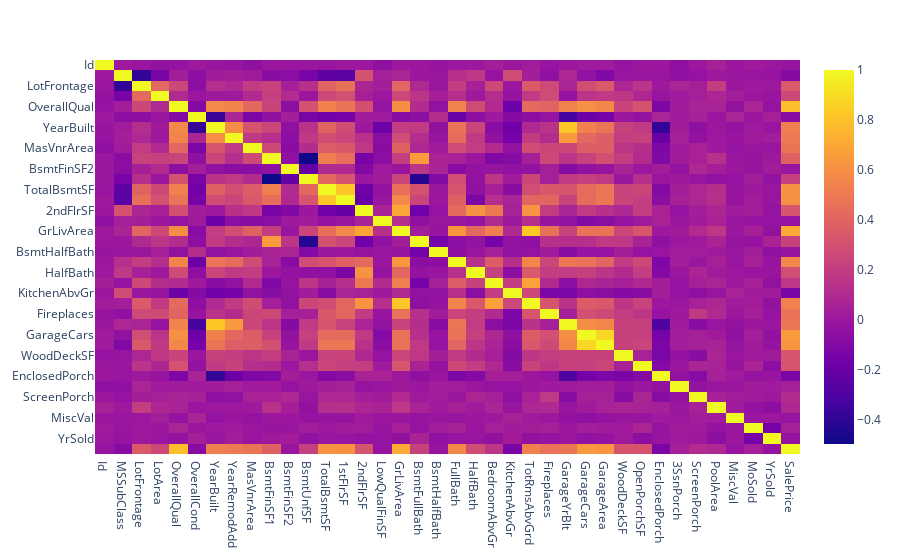

Notebook code cell kept with this figure:
### Code cell
correlations = px.imshow(corrmat, aspect='auto')
correlations.show()

### Figure 1 — Plotly figure (JSON) as saved in the notebook; plotly's stock layout.template omitted (floating-point values rounded to 4 significant figures; data arrays with more than 128 entries replaced by an {"elided": "..."} marker saying what was removed)
{"data": [{"coloraxis": "coloraxis", "hovertemplate": "x: %{x}<br>y: %{y}<br>color: %{z}<extra></extra>", "name": "0", "type": "heatmap", "x": ["Id", "MSSubClass", "LotFrontage", "LotArea", "OverallQual", "OverallCond", "YearBuilt", "YearRemodAdd", "MasVnrArea", "BsmtFinSF1", "BsmtFinSF2", "BsmtUnfSF", "TotalBsmtSF", "1stFlrSF", "2ndFlrSF", "LowQualFinSF", "GrLivArea", "BsmtFullBath", "BsmtHalfBath", "FullBath", "HalfBath", "BedroomAbvGr", "KitchenAbvGr", "TotRmsAbvGrd", "Fireplaces", "GarageYrBlt", "GarageCars", "GarageArea", "WoodDeckSF", "OpenPorchSF", "EnclosedPorch", "3SsnPorch", "ScreenPorch", "PoolArea", "MiscVal", "MoSold", "YrSold", "SalePrice"], "xaxis": "x", "y": ["Id", "MSSubClass", "LotFrontage", "LotArea", "OverallQual", "OverallCond", "YearBuilt", "YearRemodAdd", "MasVnrArea", "BsmtFinSF1", "BsmtFinSF2", "BsmtUnfSF", "TotalBsmtSF", "1stFlrSF", "2ndFlrSF", "LowQualFinSF", "GrLivArea", "BsmtFullBath", "BsmtHalfBath", "FullBath", "HalfBath", "BedroomAbvGr", "KitchenAbvGr", "TotRmsAbvGrd", "Fireplaces", "GarageYrBlt", "GarageCars", "GarageArea", "WoodDeckSF", "OpenPorchSF", "EnclosedPorch", "3SsnPorch", "ScreenPorch", "PoolArea", "MiscVal", "MoSold", "YrSold", "SalePrice"], "yaxis": "y", "z": {"elided": "38x38 float values"}}], "layout": {"coloraxis": {"colorscale": [[0, "#0d0887"], [0.1111, "#46039f"], [0.2222, "#7201a8"], [0.3333, "#9c179e"], [0.4444, "#bd3786"], [0.5556, "#d8576b"], [0.6667, "#ed7953"], [0.7778, "#fb9f3a"], [0.8889, "#fdca26"], [1, "#f0f921"]]}, "margin": {"t": 60}, "xaxis": {"anchor": "y", "domain": [0, 1]}, "yaxis": {"anchor": "x", "autorange": "reversed", "domain": [0, 1]}}}
